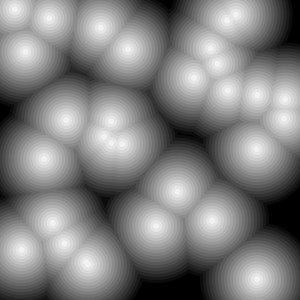
Frame 1 (no input)
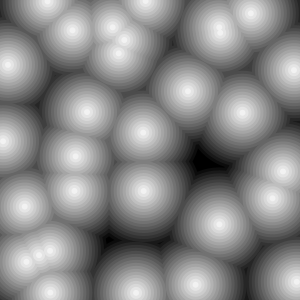
Frame 60 (the mouse pressed at the canvas centre just before this capture)
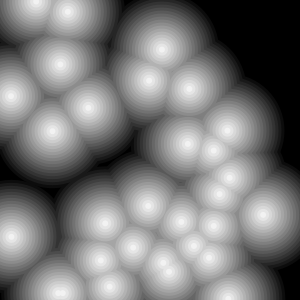
Frame 120 (the mouse held since frame 60 and released just before this capture)

The Processing sketch that drew these frames (run headless with seeded random() and noise(); from frame 60 on, the mouse is pressed at the canvas centre):

// Processing sketch: processing_167151
// ── processing_167151.pde

// Bustle
// Levente Sandor, 2014

int b = 30; 
int n = 20;

Point[] points = new Point[b];

void setup() {
  size(300, 300);

  ellipseMode(CENTER);

  noStroke();

  for (int i = 0; i < b; i++) {
    Point point = new Point();

    point.x = random(width);
    point.y = random(height);
    point.sx = random(-3, 3);
    point.sy = random(-3, 3);

    points[i] = point;
  }
}

void draw() {
  background(0);

  for (int j = 0; j < n; j++) {
    float d = (n - j) * 6;
    fill(j * 255.0 / n);

    for (int i = 0; i < b; i++) {
      ellipse(points[i].x, points[i].y, d, d);
    }
  }

  for (int i = 0; i < b; i++) {
    points[i].x += points[i].sx;
    points[i].y += points[i].sy;

    if (points[i].x < 0 || points[i].x > width) {
      points[i].sx = -points[i].sx;
    }      

    if (points[i].y < 0 || points[i].y > height) {
      points[i].sy = -points[i].sy;
    }
  }
}

class Point {
  float x, y, sx, sy;
}
